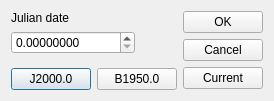
<?xml version="1.0" encoding="UTF-8"?>
<ui version="4.0">
 <class>CSetJD</class>
 <widget class="QDialog" name="CSetJD">
  <property name="geometry">
   <rect>
    <x>0</x>
    <y>0</y>
    <width>271</width>
    <height>101</height>
   </rect>
  </property>
  <property name="windowTitle">
   <string>Set Julian Date</string>
  </property>
  <layout class="QGridLayout" name="gridLayout_3" columnstretch="3,1,0">
   <item row="0" column="0">
    <layout class="QGridLayout" name="gridLayout">
     <item row="0" column="0">
      <widget class="QLabel" name="label">
       <property name="text">
        <string>Julian date</string>
       </property>
      </widget>
     </item>
     <item row="1" column="0">
      <widget class="QDoubleSpinBox" name="doubleSpinBox">
       <property name="decimals">
        <number>8</number>
       </property>
       <property name="maximum">
        <double>9999999.000000000000000</double>
       </property>
      </widget>
     </item>
     <item row="1" column="1">
      <spacer name="horizontalSpacer_2">
       <property name="orientation">
        <enum>Qt::Horizontal</enum>
       </property>
       <property name="sizeHint" stdset="0">
        <size>
         <width>40</width>
         <height>20</height>
        </size>
       </property>
      </spacer>
     </item>
     <item row="2" column="0">
      <spacer name="verticalSpacer">
       <property name="orientation">
        <enum>Qt::Vertical</enum>
       </property>
       <property name="sizeHint" stdset="0">
        <size>
         <width>20</width>
         <height>40</height>
        </size>
       </property>
      </spacer>
     </item>
    </layout>
   </item>
   <item row="1" column="0">
    <layout class="QHBoxLayout" name="horizontalLayout">
     <item>
      <widget class="QPushButton" name="pushButton_4">
       <property name="text">
        <string>J2000.0</string>
       </property>
      </widget>
     </item>
     <item>
      <widget class="QPushButton" name="pushButton_5">
       <property name="text">
        <string>B1950.0</string>
       </property>
      </widget>
     </item>
     <item>
      <spacer name="horizontalSpacer">
       <property name="orientation">
        <enum>Qt::Horizontal</enum>
       </property>
       <property name="sizeHint" stdset="0">
        <size>
         <width>40</width>
         <height>20</height>
        </size>
       </property>
      </spacer>
     </item>
    </layout>
   </item>
   <item row="0" column="2" rowspan="2">
    <layout class="QGridLayout" name="gridLayout_2">
     <item row="0" column="0">
      <widget class="QPushButton" name="pushButton">
       <property name="text">
        <string>OK</string>
       </property>
      </widget>
     </item>
     <item row="1" column="0">
      <widget class="QPushButton" name="pushButton_2">
       <property name="text">
        <string>Cancel</string>
       </property>
      </widget>
     </item>
     <item row="2" column="0">
      <widget class="QPushButton" name="pushButton_3">
       <property name="text">
        <string>Current</string>
       </property>
      </widget>
     </item>
    </layout>
   </item>
   <item row="0" column="1">
    <spacer name="horizontalSpacer_3">
     <property name="orientation">
      <enum>Qt::Horizontal</enum>
     </property>
     <property name="sizeHint" stdset="0">
      <size>
       <width>40</width>
       <height>20</height>
      </size>
     </property>
    </spacer>
   </item>
  </layout>
 </widget>
 <tabstops>
  <tabstop>doubleSpinBox</tabstop>
  <tabstop>pushButton_4</tabstop>
  <tabstop>pushButton_5</tabstop>
  <tabstop>pushButton</tabstop>
  <tabstop>pushButton_2</tabstop>
  <tabstop>pushButton_3</tabstop>
 </tabstops>
 <resources/>
 <connections/>
</ui>
